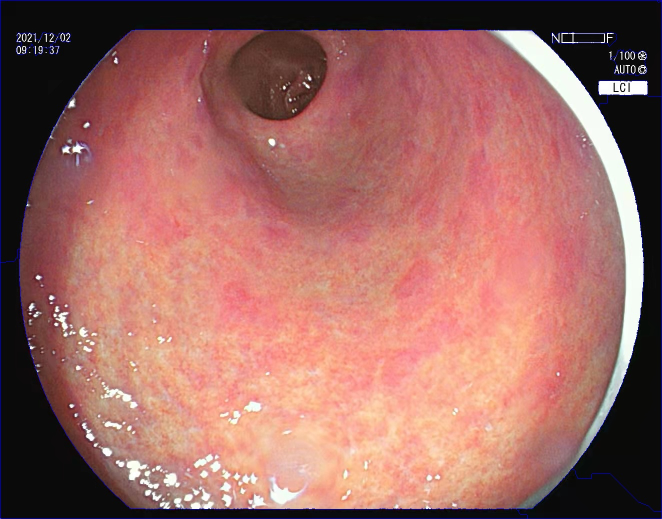
#> input picture question_2/outputs/res0.jpg, 1324 x 1038 px, given as the content of the folder /media/data1/xyx/dataset/medical_test_images/, which was not available (shown at 1/2 size)
$ python demo.py
#> lines starting #> are read from the running program, lines starting #| are printed output that depends on the picture; after the words box and inside, x2 and y2 are one past the last pixel; in counts of white or black regions, pixels touching at a corner belong together; pictures that were not available may be replaced by others from this repository, and a replacement may not be noted
#> further down, imgs is the input picture: shape (1038, 1324, 3); mean B, G, R 98.9, 105.1, 158.5
import numpy as np
import matplotlib
import matplotlib.pyplot as plt
matplotlib.use('TkAgg')
import os
import cv2

def draw_bbx(data_path):
    img = cv2.imread(data_path)
    img_draw = cv2.imread(data_path)
    size = img.shape
#> size = (1038, 1324, 3)
    w = size[1]
#> w = 1324
    h = size[0]
#> h = 1038
    img_area = w * h
#> img_area = 1374312

    gray_image = cv2.cvtColor(img, cv2.COLOR_BGR2GRAY)
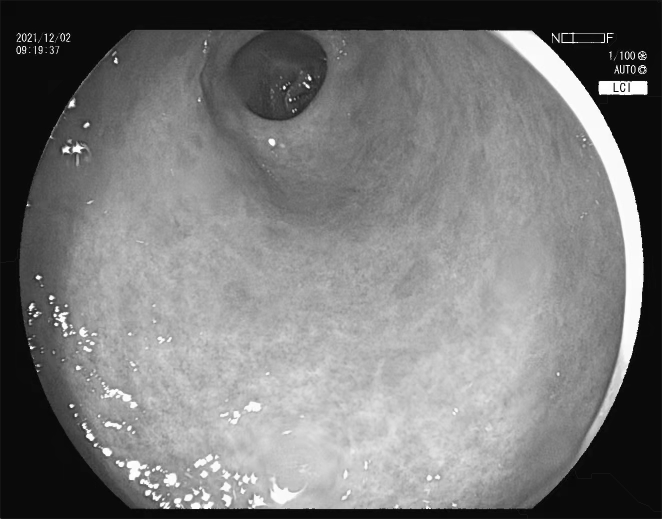
#> gray_image: shape (1038, 1324) (shown at 1/2 size); min 0, max 255, mean 120.4
    canny_image = cv2.Canny(gray_image, 120, 220)
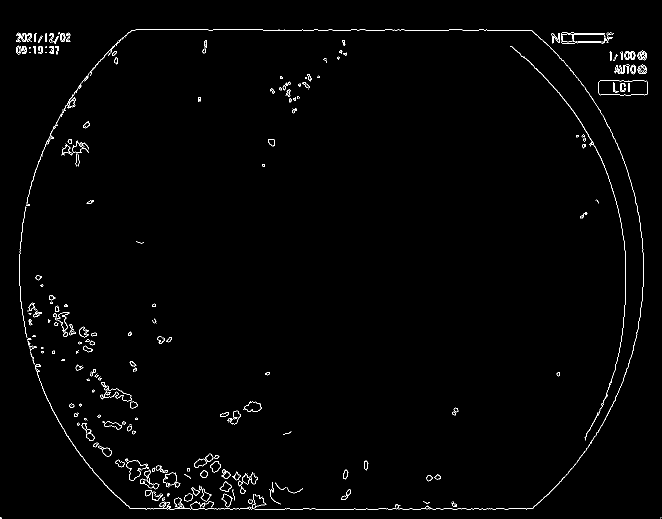
#> canny_image: shape (1038, 1324) (shown at 1/2 size); 1.1% white in thin lines or dots

    kernel = cv2.getStructuringElement(cv2.MORPH_RECT, (11, 11))


    dilated = cv2.dilate(canny_image, kernel)
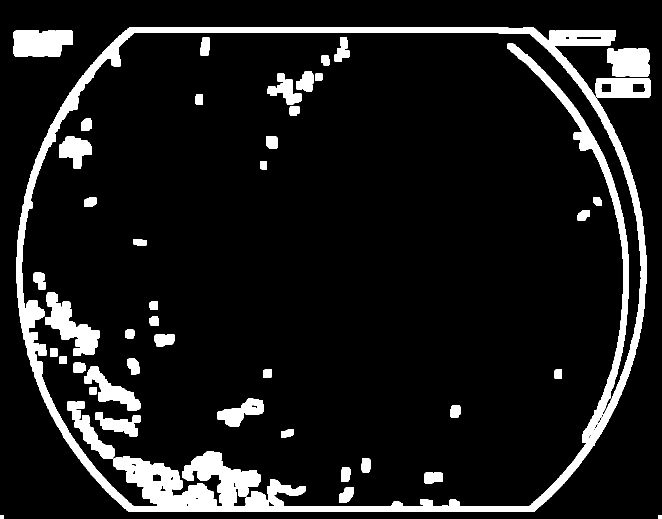
#> dilated: shape (1038, 1324) (shown at 1/2 size); 10.3% white; 46 white regions, largest, box (x1, y1, x2, y2) and area: (33, 54, 1293, 1024) 90902, (91, 585, 199, 712) 5853, (27, 60, 146, 114) 5564

    eroded = cv2.erode(dilated, kernel)
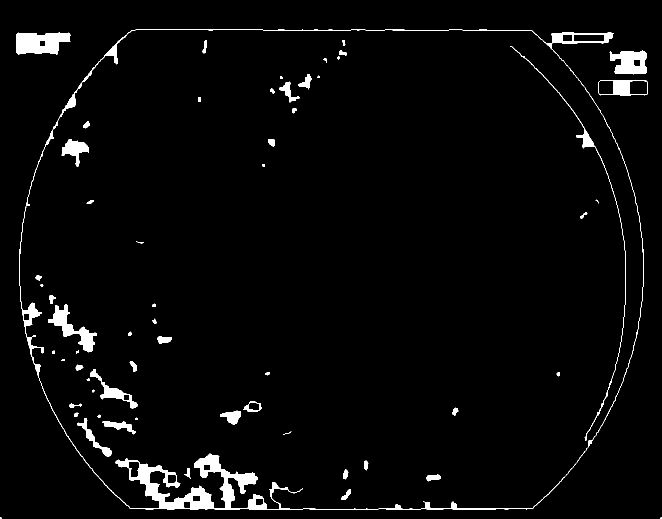
#> eroded: shape (1038, 1324) (shown at 1/2 size); 2.9% white; 61 white regions (4 under 20 px)

    contours, hierarchy = cv2.findContours(eroded, cv2.RETR_TREE, cv2.CHAIN_APPROX_SIMPLE)
#> contours = 76 contours, 18 with area under 20; largest, box (x1, y1, x2, y2) and area: (38, 59, 1288, 1019) 16944, (32, 65, 141, 109) 3636, (1196, 161, 1296, 191) 2764, (1219, 101, 1294, 149) 2583, (96, 608, 194, 705) 2410

    for i in range(0, len(contours)):
        max_area = -1
        x, y, w, h = cv2.boundingRect(contours[i])  # 得出轮廓最小外接矩形左上角坐标及长、宽信息
        if w * h < 0.9 * img_area and w * h >= 0.3 * img_area:
            cv2.rectangle(img_draw, (x, y), (x + w, y + h), (0, 0, 255), 2)
#> this loop made 76 passes
#> (x, y, w, h) on passes 1 to 12: (1321, 1035, 3, 3), (0, 1035, 3, 3), (683, 979, 19, 21), (853, 949, 28, 14), (687, 939, 10, 20), (369, 936, 13, 21), (728, 921, 9, 20), (567, 863, 16, 7), (205, 842, 66, 27), (154, 836, 70, 77), (270, 835, 6, 5), (195, 829, 6, 6)
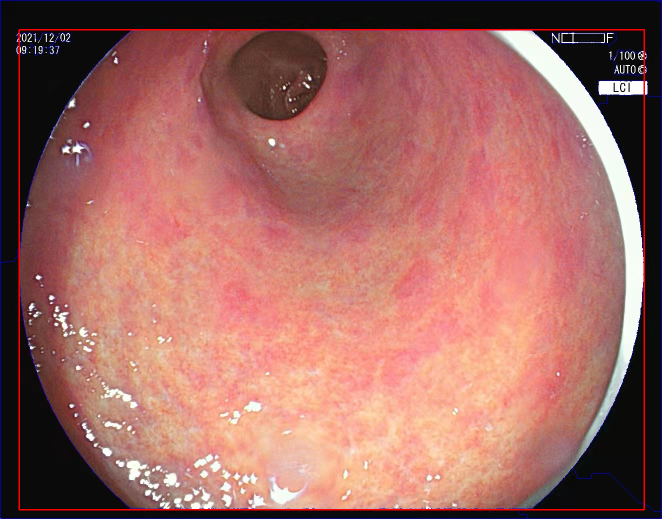
#> img_draw: shape (1038, 1324, 3) (shown at 1/2 size); 0.96% of pixels changed, all inside (x1, y1, x2, y2) = (37, 58, 1290, 1021)
        # cv2.rectangle(img_draw, (x, y), (x + w, y + h), (0, 0, 255), 2)


    return img_draw


if __name__ == "__main__":
    data_path = '/media/data1/xyx/dataset/medical_test_images/'
    filenames = os.listdir(data_path)
    for i, img in enumerate(filenames):
        imgs = cv2.imread(os.path.join(data_path, img))
        img_path = os.path.join(data_path, filenames[i])
        res = draw_bbx(img_path)
        cv2.imwrite('./outputs/res%d.jpg' % (i), res)

$ run again, on question_2/outputs/res12.jpg
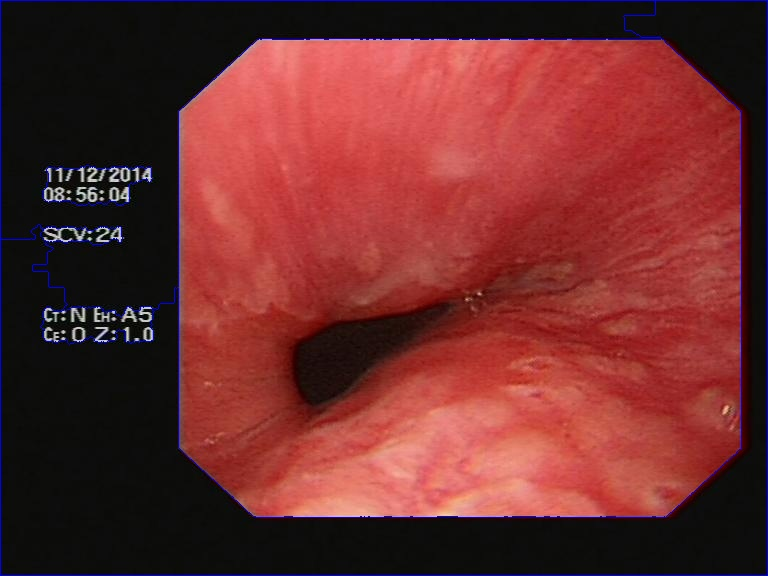
#> input picture question_2/outputs/res12.jpg, 768 x 576 px, given as the content of the folder /media/data1/xyx/dataset/medical_test_images/, which was not available
#> imgs is the input picture: shape (576, 768, 3); mean B, G, R 44.8, 45, 109.8
#> in draw_bbx, `canny_image = cv2.Canny(gray_image, 120, 220)`:
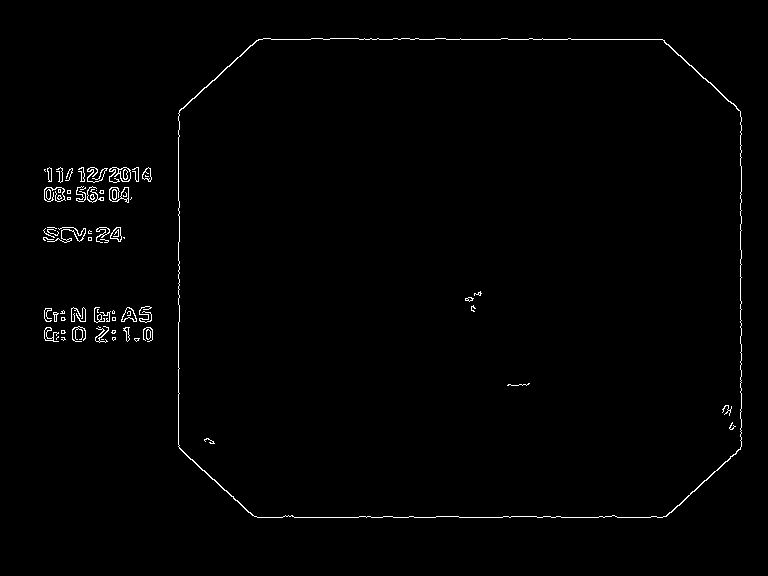
#> canny_image: shape (576, 768); 0.99% white in thin lines or dots, all inside (x1, y1, x2, y2) = (43, 38, 742, 518)
#> dilated: shape (576, 768); 8.6% white; 7 white regions, largest, box (x1, y1, x2, y2) and area: (173, 33, 747, 523) 24238, (39, 301, 158, 348) 5204, (39, 162, 157, 208) 4831
#> eroded: shape (576, 768); 2.4% white; 8 white regions
#> contours = 10 contours, 1 with area under 20; largest, box (x1, y1, x2, y2) and area: (178, 38, 742, 518) 258078, (178, 38, 742, 518) 257018, (44, 306, 153, 343) 3359, (44, 167, 152, 203) 3030, (43, 227, 125, 243) 1036
#> the loop in draw_bbx, `for i in range(0, len(contours)):` made 10 passes
#> (x, y, w, h) on passes 1 to 8: (44, 306, 109, 37), (129, 321, 15, 18), (43, 227, 82, 16), (44, 167, 108, 36), (178, 38, 564, 480), (178, 38, 564, 480), (204, 438, 11, 6), (507, 383, 23, 3)
#> after the loop in draw_bbx, `for i in range(0, len(contours)):`:
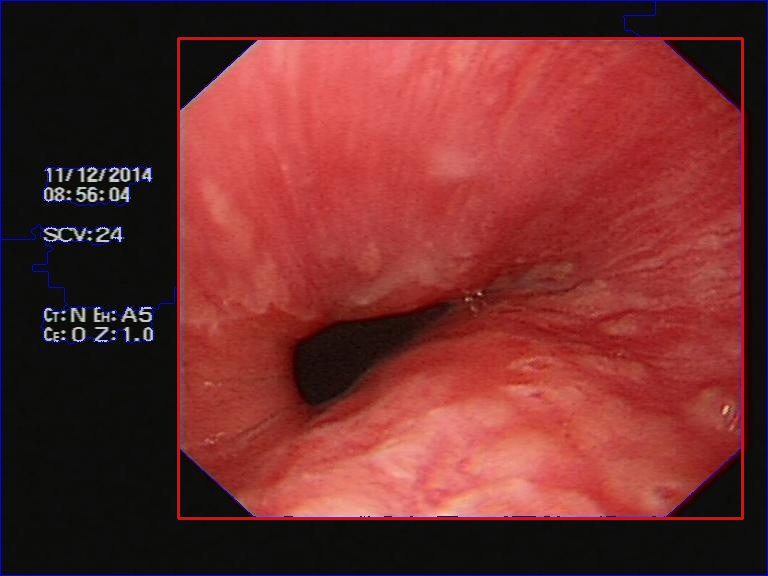
#> img_draw: shape (576, 768, 3); 1.42% of pixels changed, all inside (x1, y1, x2, y2) = (177, 37, 744, 520)

$ run again, on question_2/outputs/res2.jpg
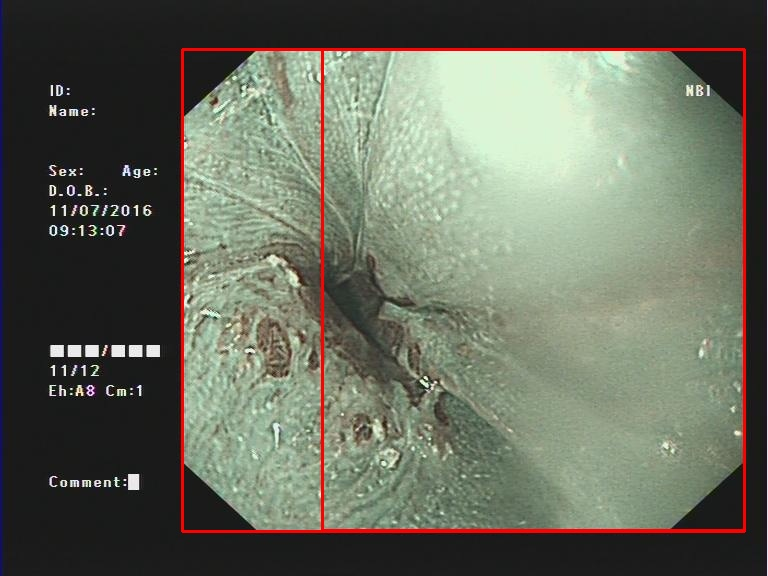
#> input picture question_2/outputs/res2.jpg, 768 x 576 px, given as the content of the folder /media/data1/xyx/dataset/medical_test_images/, which was not available
#> imgs is the input picture: shape (576, 768, 3); mean B, G, R 92.9, 106.8, 102.3
#> in draw_bbx, `canny_image = cv2.Canny(gray_image, 120, 220)`:
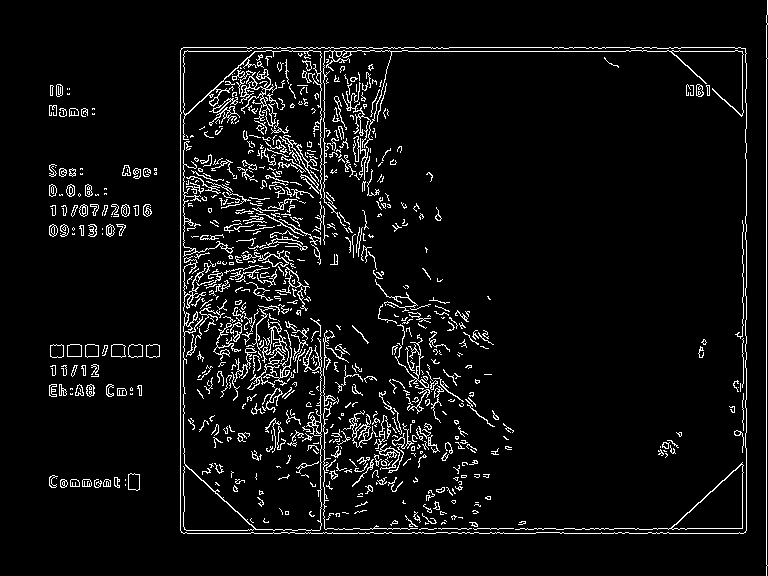
#> canny_image: shape (576, 768); 5.8% white in thin lines or dots
#> dilated: shape (576, 768); 36.1% white; 16 white regions, largest, box (x1, y1, x2, y2) and area: (175, 42, 752, 539) 135062, (44, 159, 157, 242) 6263, (44, 339, 165, 402) 5993
#> eroded: shape (576, 768); 20.8% white; 26 white regions (5 under 20 px)
#> contours = 63 contours, 12 with area under 20; largest, box (x1, y1, x2, y2) and area: (180, 47, 747, 534) 274947, (324, 50, 747, 530) 151632, (183, 356, 321, 530) 10798, (295, 236, 408, 412) 9506, (329, 448, 473, 529) 4496
#> the loop in draw_bbx, `for i in range(0, len(contours)):` made 63 passes
#> (x, y, w, h) on passes 1 to 8: (49, 473, 91, 18), (106, 384, 36, 13), (49, 344, 111, 53), (61, 376, 17, 13), (122, 165, 35, 14), (49, 164, 103, 73), (55, 176, 13, 13), (49, 84, 46, 33)
#> after the loop in draw_bbx, `for i in range(0, len(contours)):`:
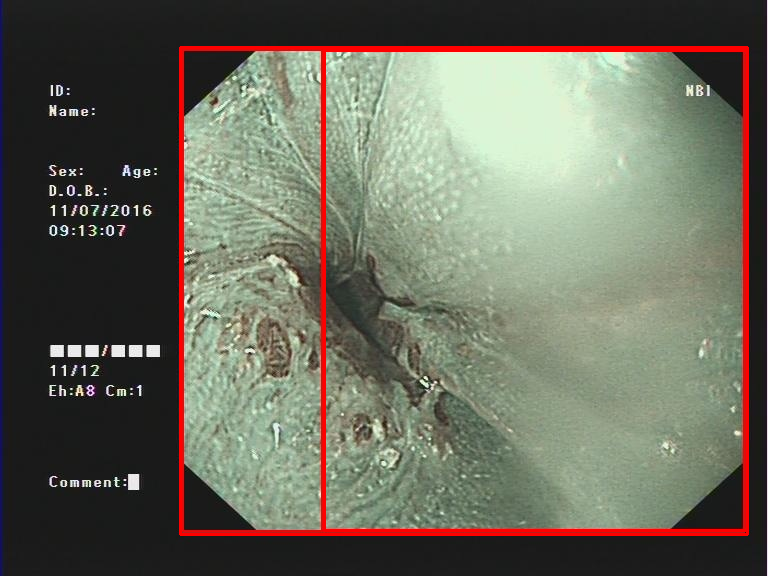
#> img_draw: shape (576, 768, 3); 2.33% of pixels changed, all inside (x1, y1, x2, y2) = (179, 46, 749, 536)

$ run again, on question_2/outputs/res3.jpg
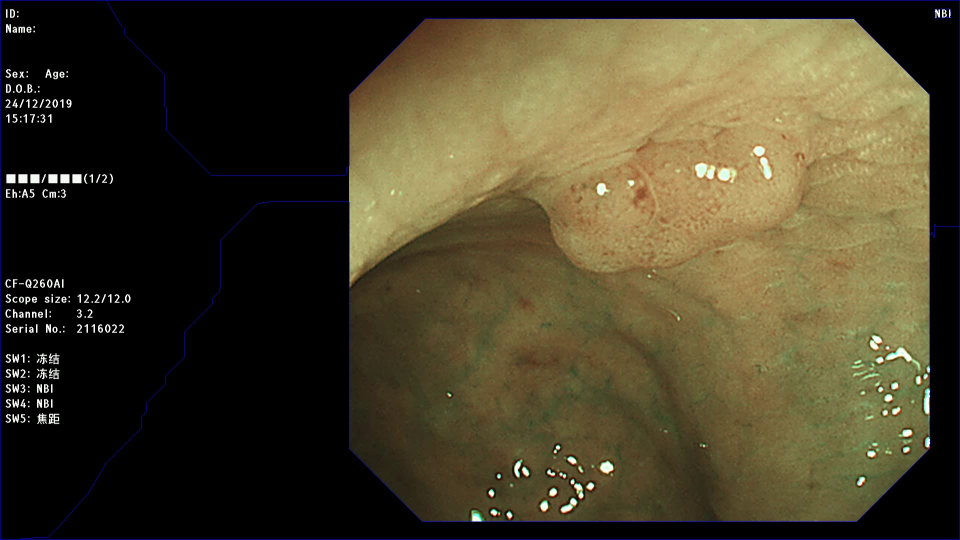
#> input picture question_2/outputs/res3.jpg, 1920 x 1080 px, given as the content of the folder /media/data1/xyx/dataset/medical_test_images/, which was not available (shown at 1/2 size)
#> imgs is the input picture: shape (1080, 1920, 3); mean B, G, R 41.3, 63.9, 71.4
#> in draw_bbx, `canny_image = cv2.Canny(gray_image, 120, 220)`:
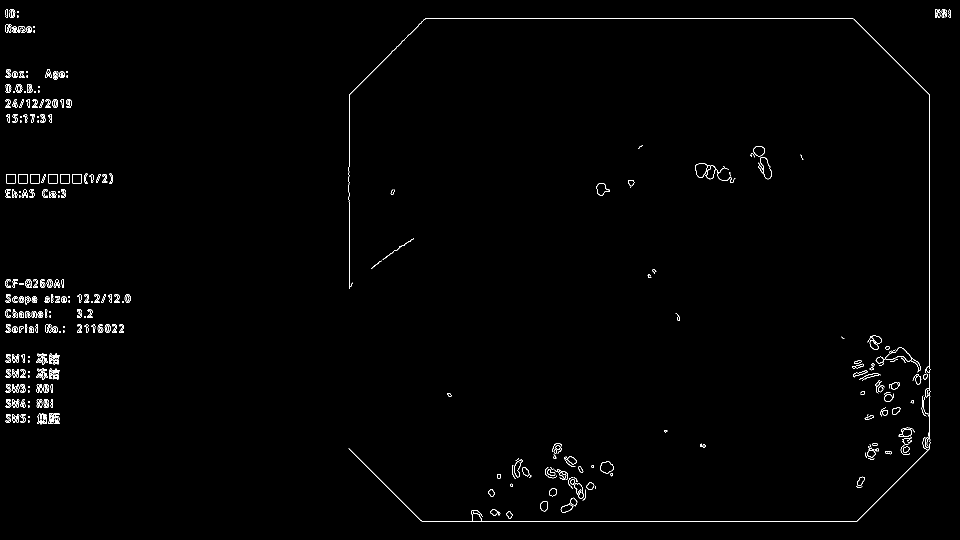
#> canny_image: shape (1080, 1920) (shown at 1/2 size); 0.9% white in thin lines or dots
#> dilated: shape (1080, 1920); 7.2% white; 58 white regions, largest, box (x1, y1, x2, y2) and area: (692, 32, 1866, 1049) 58151, (7, 342, 231, 373) 6196, (1085, 929, 1197, 1031) 4881
#> eroded: shape (1080, 1920); 2.4% white; 65 white regions (3 under 20 px)
#> contours = 81 contours, 6 with area under 20; largest, box (x1, y1, x2, y2) and area: (697, 37, 1861, 1044) 6625, (12, 347, 226, 368) 3736, (73, 706, 120, 786) 2513, (1090, 934, 1192, 1026) 2268, (11, 198, 144, 216) 2044
#> the loop in draw_bbx, `for i in range(0, len(contours)):` made 81 passes
#> (x, y, w, h) on passes 1 to 8: (981, 1018, 20, 13), (1080, 1002, 16, 21), (1082, 1006, 13, 13), (977, 978, 12, 16), (1099, 976, 15, 17), (1020, 967, 6, 7), (1712, 953, 18, 23), (994, 948, 8, 9)
#> after the loop in draw_bbx, `for i in range(0, len(contours)):`:
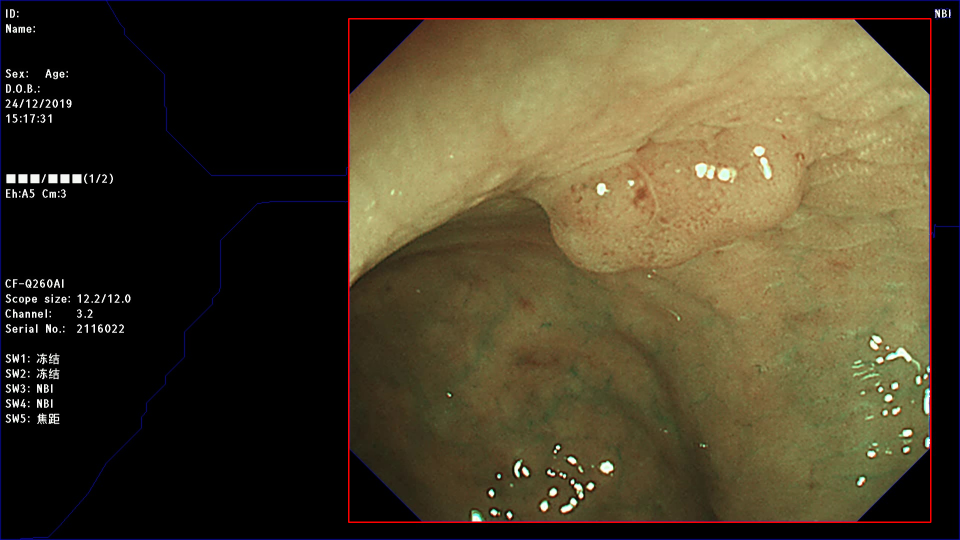
#> img_draw: shape (1080, 1920, 3) (shown at 1/2 size); 0.63% of pixels changed, all inside (x1, y1, x2, y2) = (696, 36, 1863, 1046)
